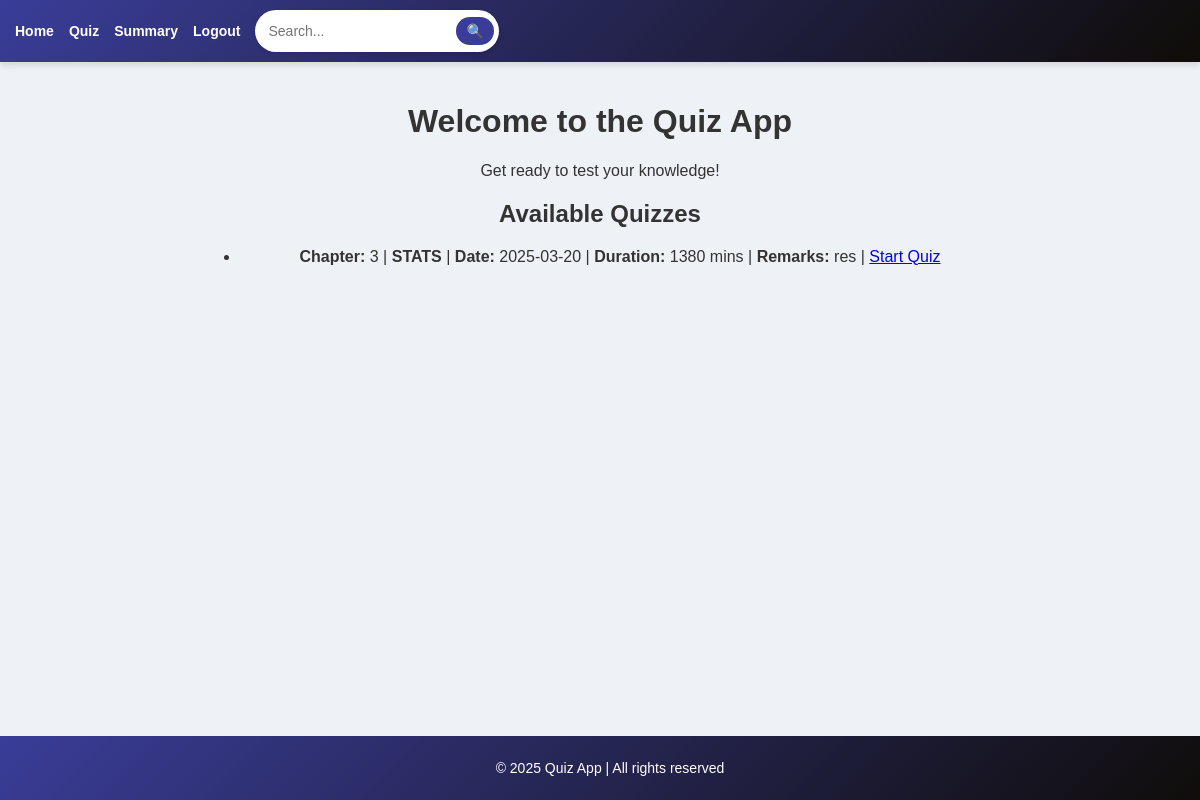
/user_dashboard (signed in), run on an earlier commit of the app's database.
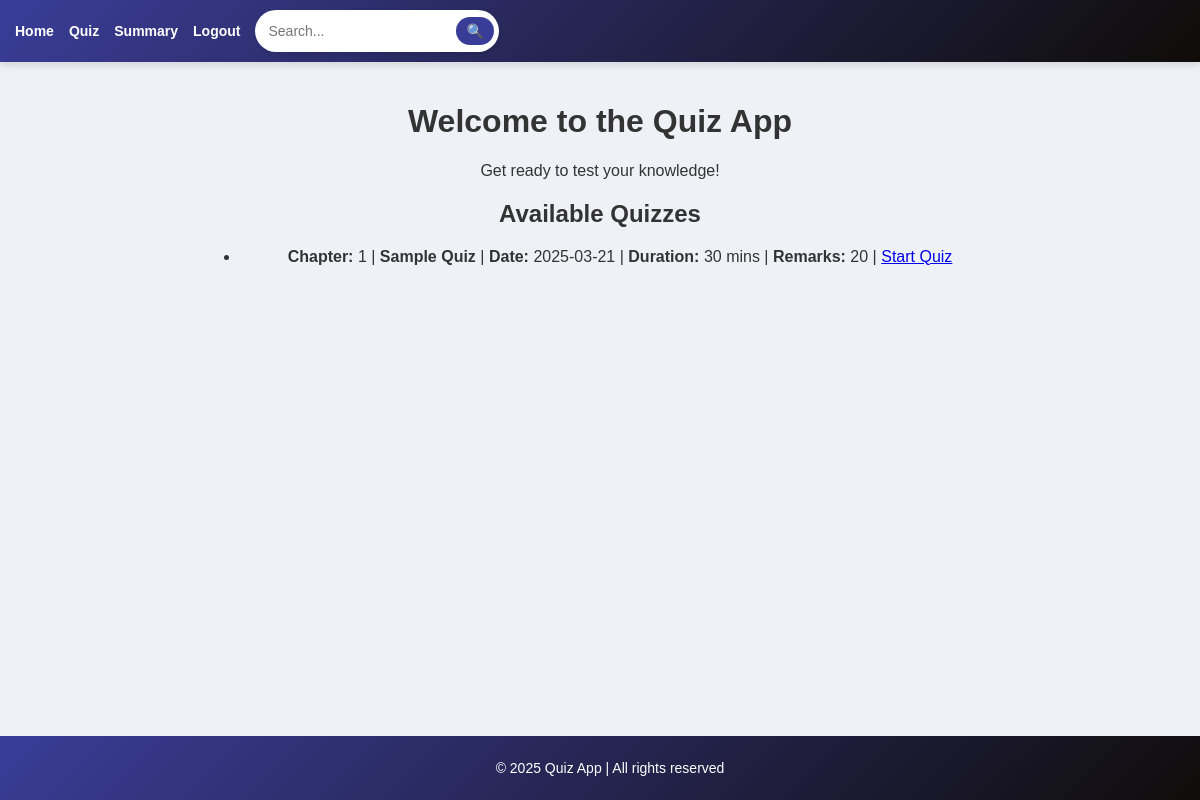
And on a later commit of the database.
### models.py (models this page shows, shortened)
class Quiz(db.Model):
    __tablename__ = 'quiz'
    id = db.Column(db.Integer, primary_key=True)
    chapter_id = db.Column(db.Integer, db.ForeignKey('chapters.id'), nullable=False)
    name = db.Column(db.String(225), unique=True, nullable=False)
    date_of_quiz = db.Column(db.Date, nullable=True)
    time_duration = db.Column(db.Integer, nullable=True)
    remarks = db.Column(db.String(255), nullable=True)
    chapter = db.relationship('Chapter', back_populates='quizzes')
    scores = db.relationship('Score', backref='quiz', lazy=True)

### app.py (the view)
@app.route('/user_dashboard')
@user_required
def user_dashboard():
    quiz = Quiz.query.order_by(Quiz.date_of_quiz).all()
    return render_template('user_dashboard.html', quiz=quiz)

### app.py (called while the page is built)
def user_required(f):
    @wraps(f)
    def decorated_function(*args, **kwargs):
        if "user_id" not in session or session.get('user_role') != 'user':
            flash("Unauthorized access!", "danger")
            return redirect(url_for("login"))
        return f(*args, **kwargs)
    return decorated_function

### templates/user_dashboard.html (shortened to what this page needs)
{% extends 'base.html' %}
{% block content %}
    <h1 class="text-center">Welcome to the Quiz App</h1>
    <p class="text-center">Get ready to test your knowledge!</p>
    <h2 class="text-center">Available Quizzes</h2>
    <ul class="list-group">
        {% for quiz in quiz %}
        <li class="list-group-item">
            <strong>Chapter:</strong> {{ quiz.chapter_id }} |
            <strong>{{ quiz.name }}</strong> |
            <strong>Date:</strong> {{ quiz.date_of_quiz }} |
            <strong>Duration:</strong> {{ quiz.time_duration }} mins |
            <strong>Remarks:</strong> {{ quiz.remarks }} |
            <a class="btn btn-primary btn-sm float-end" href="{{ url_for('take_quiz', quiz_id=quiz.id) }}">Start Quiz</a>
        </li>
        {% else %}
            <li class="list-group-item">No quizzes available at the moment.</li>
        {% endfor %}
    </ul>
{% endblock %}

What changed in the data, as far as the page shows it:
removed Quiz: chapter_id "3", name "STATS", date_of_quiz "2025-03-20", time_duration "1380", remarks "res"
added Quiz: chapter_id "1", name "Sample Quiz", date_of_quiz "2025-03-21", time_duration "30", remarks "20"
